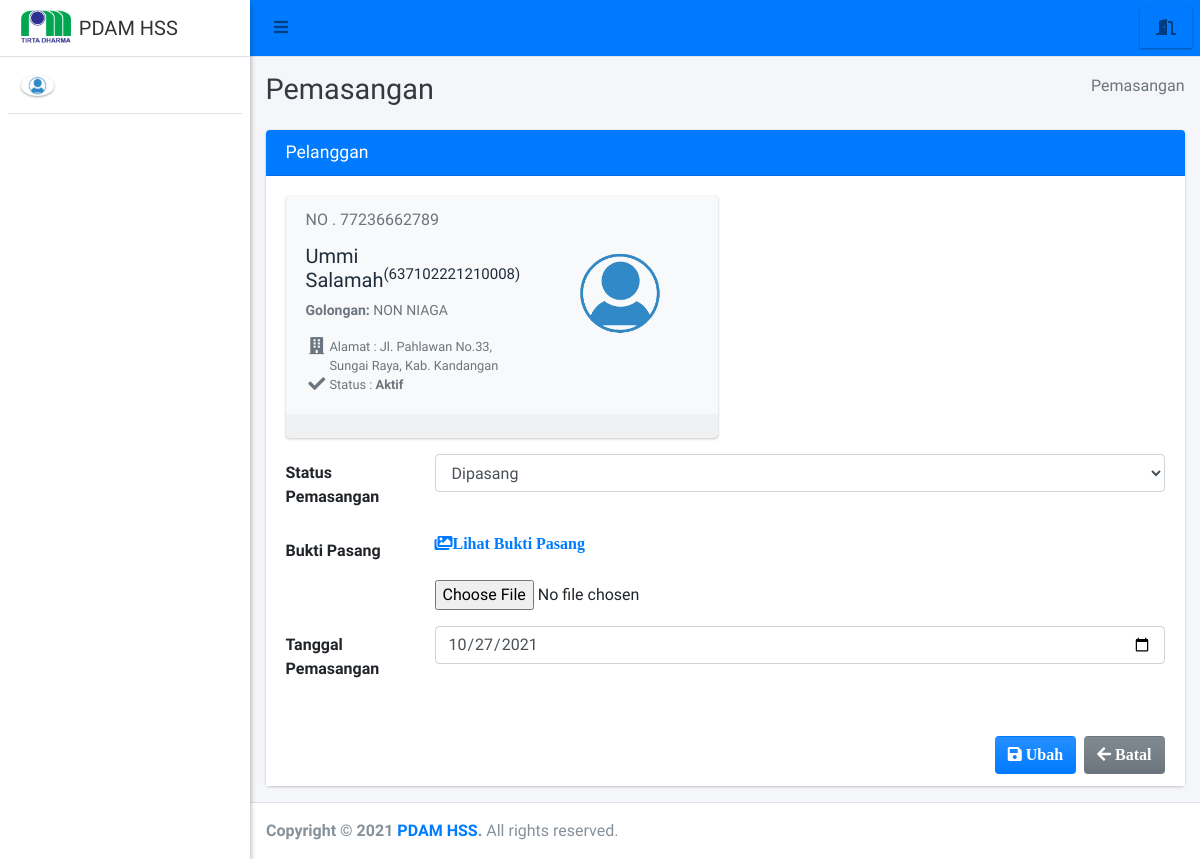
The page /admin/pelanggan/pemasangan?id=7 on the database as committed earlier.
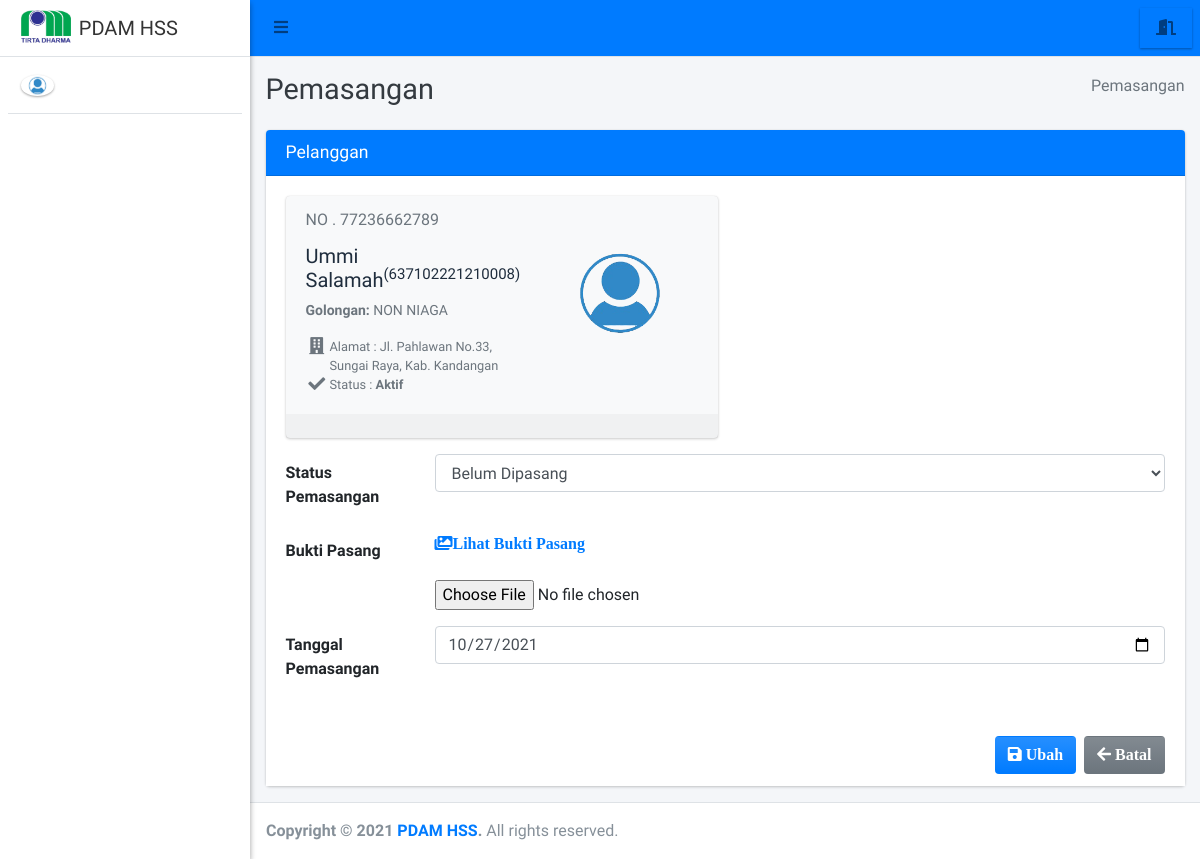
The same page on the database as committed later.
### tables this page shows
CREATE TABLE `pelanggan` (
  `id_pelanggan` int(11) NOT NULL,
  `no_pelanggan` varchar(150) NOT NULL,
  `nik` varchar(150) NOT NULL,
  `nama_pelanggan` varchar(150) NOT NULL,
  `kecamatan` varchar(40) NOT NULL,
  `lokasi_rumah` varchar(255) NOT NULL,
  `id_golongan` int(11) NOT NULL,
  `link_gmap` text NOT NULL,
  `status` varchar(75) NOT NULL,
  `status_pasang` varchar(150) DEFAULT NULL,
  `bukti_pasang` varchar(255) DEFAULT NULL,
  `tgl_pemasangan` varchar(100) DEFAULT NULL,
  `status_cabut` varchar(100) DEFAULT NULL,
  `bukti_cabut` varchar(255) DEFAULT NULL,
  `tgl_pencabutan` varchar(100) DEFAULT NULL
);

CREATE TABLE `golongan` (
  `id_golongan` int(11) NOT NULL,
  `nama_golongan` varchar(150) NOT NULL
);

### admin/pelanggan/pemasangan.php (the view, shortened to what the changed rows need)
<?php
require '../../config/koneksi.php';
$id   = $_GET['id'];
$data = $koneksi->query("SELECT * FROM pelanggan WHERE id_pelanggan = '$id'");
$row  = $data->fetch_array();
?>
<!DOCTYPE html>
<html>
<?php
include '../../templates/head.php';
?>
<body class="hold-transition sidebar-mini layout-fixed">
    <div class="wrapper">
        <div class="content-wrapper">
            <div class="content-header">
                <div class="container-fluid">
                    <div class="row mb-2">
                        <div class="col-sm-6">
                            <h1 class="m-0 text-dark">Pemasangan</h1>
                        </div>
                    </div>
                </div>
            </div>
            <section class="content">
                <div class="container-fluid">
                    <form class="form-horizontal" method="POST" action="" enctype="multipart/form-data">
                        <div class="row">
                            <div class="col-md-12">
                                <div class="card card-primary">
                                    <div class="card-body" style="background-color: white;">
                                    <div class="row d-flex align-items-stretch">
                                        <div class="col-12 col-sm-6 col-md-6 d-flex align-items-stretch">
                                            <div class="card bg-light">
                                                <div class="card-header text-muted border-bottom-0">
                                                NO . <?= $row['no_pelanggan'] ?>
                                                </div>
                                                <div class="card-body pt-0">
                                                <div class="row">
                                                    <div class="col-7">
                                                    <h2 class="lead"><b><?= $row['nama_pelanggan'] ?><sup>(<?= $row['nik']?>)</sup></b></h2>
                                                    <p class="text-muted text-sm"><b>Golongan: </b>
                                                    <?php $data1 = $koneksi->query("SELECT * FROM pelanggan AS p
                                                    LEFT JOIN golongan AS g ON p.id_golongan = g.id_golongan
                                                     WHERE '$row[id_pelanggan]'")->fetch_array(); ?>
                                                    <?= $data1['nama_golongan'] ?>
                                                    </p>
                                                    <ul class="ml-4 mb-0 fa-ul text-muted">
                                                        <li class="small"><span class="fa-li"><i class="fas fa-lg fa-building"></i></span> Alamat : <?= $row['lokasi_rumah'] ?></li>
                                                        <li class="small"><span class="fa-li"><i class="fas fa-lg fa-check"></i></span> Status : <b><?= $row['status'] ?></b></li>
                                                    </ul>
                                                    </div>
                                                </div>
                                                </div>
                                                <div class="card-footer">
                                                </div>
                                            </div>
                                        </div>
                                    </div>
                                    <div class="form-group row">
                                            <div class="col-sm-10">
                                            <select class="form-control select2" data-placeholder="Pilih" id="status_pasang" name="status_pasang" required="">
                                                    <option value="Dipasang" <?php if ($row['status_pasang'] == "Dipasang") {
                                                                            echo "selected";
                                                                            } ?>>Dipasang</option>
                                                    <option value="Belum Dipasang" <?php if ($row['status_pasang'] == "Belum Dipasang") {
                                                                                echo "selected";
                                                                            } ?>>Belum Dipasang</option>
                                            </select>
                                            </div>
                                        </div>
                                        <div class="form-group row">
                                            <div class="col-sm-10">
                                                <input type="date" class="form-control" name="tgl_pemasangan" value="<?= $row['tgl_pemasangan'] ?>">
                                            </div>
                                        </div>
                                    </div>
                                </div>
                            </div>
                        </div>
                    </form>
                </div>
            </section>
        </div>
    </div>
</body>
</html>

Rows that differ between the two databases and show on the page:
changed pelanggan "Ummi Salamah": status_pasang "Dipasang" → "Belum Dipasang"
now on this page (row unchanged): golongan: nama_golongan "NON NIAGA"
